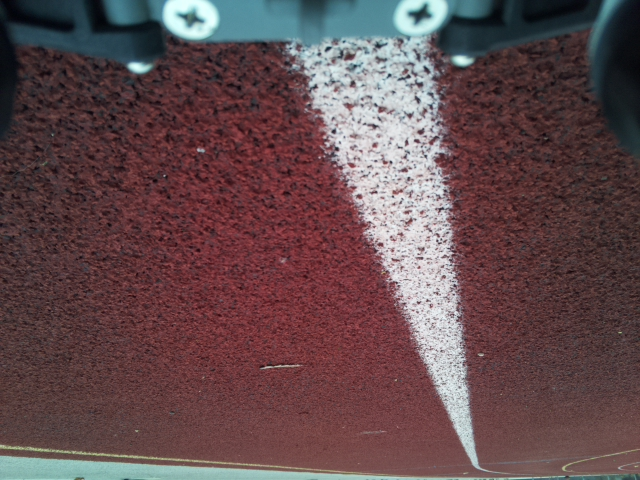
#> input picture InputImages/low_res_pic_11.jpg, 640 x 480 px
$ python line_detection.py
#> lines starting #> are read from the running program, lines starting #| are printed output that depends on the picture; after the words box and inside, x2 and y2 are one past the last pixel; in counts of white or black regions, pixels touching at a corner belong together; long printed decimals are rounded
import cv2 as cv
import numpy as np
import math as math
import time

#Global Input Files (for testing)
input_filename = 'InputImages/low_res_pic_11.jpg'
output_filename = 'OutputImages/output.jpg'
output_folder = 'OutputImages/'

img = cv.imread(input_filename)
#> img is the input picture: shape (480, 640, 3); mean B, G, R 78, 75, 98.9
print("Image shape",img.shape)
#| Image shape (480, 640, 3)
cv.imwrite(output_filename,img)

#Colors for drawing on image
green = [0,255,0]
purple = [255,0,255]

#Canny edge detection
img_gray = cv.cvtColor(img,cv.COLOR_BGR2GRAY)
print("Gray Image Shape",img_gray.shape)
#| Gray Image Shape (480, 640)
cv.imwrite(output_folder + "gray_image.jpg",img_gray)

def nothing(x):
    pass

#Canny Tuning Window
#Input - Grayscale Image
#Creates a window with slider bars for tuning a canny edge detector with gaussian filter.
#Window displays output canny image
# [90 lines left out: function RunCannyTuningWindow, not called in this run]


#End RunCannyTuningWindow


#This is a pipeline that applies dilate, gaussian blur, then a canny filter to output edges.
#Tuned for 320x240 image
#Input - 320x240 gray image (8 bit input)
#output - 320x240 edge image (1 for edge, 0 for not)
def FilterPipeline(img_gray):

    #dilation params
    #Dilation takes max within kernel, and applies it to every other pixel within kernel
    dilate_kernal_size = 5
    dilate_kernel = cv.getStructuringElement(cv.MORPH_RECT, (dilate_kernal_size,dilate_kernal_size) )

    #Gauss kernal params
    gauss_kernel_size = 21
    gauss_kernel = (gauss_kernel_size,gauss_kernel_size)
    gauss_sigma = 3 #for both x and y

    #Canny filter params
    lower_canny_threshold = 25
    upper_canny_threshold = 75
    canny_kernel_size = 3

    #Step 1 of Filter - Dilate
    filtered_img = cv.dilate(src=img_gray, kernel=dilate_kernel)

    #Step 2 of Filter - Gaussian Blur
    filtered_img = cv.GaussianBlur(
       src=filtered_img,ksize=gauss_kernel, sigmaX=gauss_sigma, sigmaY=gauss_sigma,\
       borderType=cv.BORDER_REPLICATE)
    #gauss_img = cv.GaussianBlur(img_gray,(5,5),0,0) #sigmaX/Y as 0's lets func determine
    #filtered_img = cv.medianBlur(img_gray,kernel_size)
    cv.imwrite(output_folder + "filtered_image.jpg",filtered_img)

    relative_image_max = np.max(img_gray)
    relative_image_min = np.min(img_gray)
    print("Max of gray image {}, Min {}".format(relative_image_max,relative_image_min) )
    #lower_canny_threshold = int(0.25 * relative_image_max)
    #upper_canny_threshold = int(0.5 * relative_image_max)
    print("Upper/Lower max: {} {}".format(lower_canny_threshold,upper_canny_threshold) )
    #canny_aperture = 11

    #Step 3 of Filter - Canny Edge Detector
    #edges = cv.Canny(filtered_img,lower_canny_threshold,upper_canny_threshold)
    edges = cv.Canny(
        image=filtered_img,threshold1=lower_canny_threshold,threshold2=upper_canny_threshold, \
        apertureSize=canny_kernel_size)
    cv.imwrite(output_folder + "edges.jpg",edges)

    return edges

#Outputs Houghlines tuned for 320x240 image
def FindLines_320_240(edge_img):
    rho_resolution = 1 #distance resolution of accumulator in pixels
    theta_resolution = np.pi / 180 #angle resolution of accumulator in rads
    threshold = 50 #only return lines with greater number of votes

    #for HoughLInesP
    min_line_length = 50#100
    max_line_gap = 50#100

    #lines = cv.HoughLinesP(edge_img, rho=rho_resolution, theta=theta_resolution, threshold=threshold, minLineLength=min_line_length, maxLineGap=max_line_gap)
    lines = cv.HoughLines(edge_img,rho_resolution,theta_resolution,threshold)#,min_theta=0,max_theta=2*np.pi)

    return lines

#Finds the center of two (x,y) points and returns (x,y) as integers
def FindCenter(pt1,pt2):
    center_x = int((pt1[0] + pt2[0]) / 2)
    center_y = int((pt1[1] + pt2[1]) / 2)
    return (center_x,center_y)

# [45 lines left out: functions CannyFilter, FindLines, ConvertToSlopeIntercept, not called in this run]

def DrawLinesThetaRho(img,lines):
    red = [0,0,255]
    width = 3

    if lines is None:
        print( "No lines found")
        return

    print("Lines Shape:")
    print(lines.shape)
    max_lines_to_print = 2
    count = 0
    for line in lines:
        print("Line #{}".format(count) )
        count += 1
        ##Adapted from OpenCv HoughLines Tutorial
        rho = line[0][0]
        theta = line[0][1]
        print("Theta {}, Rho {}".format(theta,rho) )
        a = math.cos(theta)
        b = math.sin(theta)
        x0 = a*rho
        y0 = b*rho
        pt1 = ( int(x0 + 5000*(-b)), int(y0 + 5000*(a)) )
        pt2 = ( int(x0 - 5000*(-b)), int(y0 - 5000*(a) ))
        cv.line( img, pt1, pt2, red, width)

    #####
    # Xcos(theta) + Ysin(theta) = r
    matrix_shape = (lines.shape[0],lines.shape[2])
    print (lines.reshape(matrix_shape))
    clustering_lines = lines.reshape(matrix_shape)
    print ("clustering_Lines shape {}".format(clustering_lines.shape))

    #Filter lines that are too horizontal (60-120deg, +-30deg of 90 which is horizontal)
    lower_angle_threshold = 60 * np.pi/180
    upper_angle_threshold = 120 * np.pi/180

    selection_array = (clustering_lines[:,1] <= lower_angle_threshold) | (clustering_lines[:,1] >= upper_angle_threshold)
    clustering_lines = clustering_lines[selection_array]
    print (clustering_lines)

    #Convert to x/y form using sin/cos to avoid discontinuities in (theta 0-2pi, and rho negative distance)
    xy_clustering = np.copy(clustering_lines)
    xy_clustering[:,0] = np.sin(clustering_lines[:,1]) * clustering_lines[:,0] #y's = sin(theta) * rho
    xy_clustering[:,1] = np.cos(clustering_lines[:,1]) * clustering_lines[:,0] #x's = cos(theta) * rho

    #kmeans clustering
    criteria = (cv.TERM_CRITERIA_MAX_ITER, 10, 0.001)
    xy_clustering = np.float32(xy_clustering)
    ret,label,centers_xy=cv.kmeans(xy_clustering,2,None,criteria,10,cv.KMEANS_RANDOM_CENTERS)

    #convert back to theta/rho
    centers=np.copy(centers_xy)
    centers[:,0] = np.sqrt(centers_xy[:,0]*centers_xy[:,0] + centers_xy[:,1]*centers_xy[:,1]) #rho
    centers[:,1] = np.arctan(centers_xy[:,0]/centers_xy[:,1])

    print("KMeans Centers -- \n{}".format(centers))

    """
    #kmeans clustering
    criteria = (cv.TERM_CRITERIA_MAX_ITER, 10, 0.001)
    clustering_lines = np.float32(clustering_lines)
    ret,label,centers=cv.kmeans(clustering_lines,2,None,criteria,10,cv.KMEANS_RANDOM_CENTERS)
    print("KMeans Centers -- \n{}".format(centers))

    #Translate Line to points -- Y = (r-Xcos(theta)) / sin(theta)

    line1 = centers[0]
    rho1,theta1 = (line1[0],line1[1])
    line2 = centers[1]
    rho2,theta2 = (line2[0],line2[1])

    middle_x = int(img.shape[1] / 2)
    line1_point = (middle_x, int( (rho1-(middle_x*math.cos(theta1)))/math.sin(theta1) ))
    line2_point = (middle_x, int( (rho2-(middle_x*math.cos(theta2)))/math.sin(theta2) ))
    """
    #Find x's instead of y's for vertical orientation
    #X = (r-Ysin(theta)) / cos(theta)
    line1 = centers[0]
    rho1,theta1 = (line1[0],line1[1])
    line2 = centers[1]
    rho2,theta2 = (line2[0],line2[1])

    middle_y = int(img.shape[0] / 2)
    line1_point = ( int( (rho1-(middle_y*math.sin(theta1)))/math.cos(theta1) ), middle_y)
    line2_point = ( int( (rho2-(middle_y*math.sin(theta2)))/math.cos(theta2) ), middle_y)

    center_point = FindCenter(line1_point,line2_point)
    cv.circle(img, center_point, width, purple, thickness=3, lineType=8, shift=0)

    CalculateScaledTrajectoryError(center_point, img.shape)

    blue = [255,0,0]
    print("line1_point")
    print(line1_point)

    print("Predicted center {}, Expected Center {}".format(center_point, (img.shape[0]/2,img.shape[1]/2) ))
    print(center_point)

    cv.circle(img, line1_point, width, blue, thickness=3, lineType=8, shift=0)
    cv.circle(img, line2_point, width, blue, thickness=3, lineType=8, shift=0)


# [74 lines left out: function DrawLines, not called in this run]

#Calculate the raw error which will eventually be used by PID controller for steering
#left/right steering only, so only 1d input
def CalculateRawError(measured, desired):
    return desired - measured

#Calculate the error which will be used to feed PID controller for steering
#We use a scaled error between [-100.0,100.0] (float) so that PID is impartial to viewing dimensions
#Inputs: center_point - (x,y) pair  - center of lines found through line detection
#       image_dimensions - tuple - dimensions of image fed by camera to line detection
#Outputs: Float between [-100.0,100.0] representing error. (by convention, negative means measured center is right of image center)
def CalculateScaledTrajectoryError( center_point, image_dimensions):

    print("Image Dimensions {}".format(image_dimensions))

    #We care about lateral error,since we are only steering left/right.
    #This means x direction (columns) of image
    measured_value = center_point[0] #x index is 0
    desired_value = int(image_dimensions[1] / 2) #TODO: check this index
    max_error = desired_value #TODO: check this index

    raw_error = float(desired_value - measured_value)

    scaled_error = (raw_error / max_error) * 100.0

    print("Max Error = {}, Raw Error = {}, Scaled Error = {}".format(max_error, raw_error,scaled_error) )

    return scaled_error


if __name__ == "__main__":
    #RunCannyTuningWindow(img_gray)
    """#For 1920x1080 fullscale image
    edges = CannyFilter(img_gray)

    #Line detection and drawing
    line_img = np.copy(img)
    lines = FindLines(edges)
    #DrawLines(line_img,lines)
    DrawLinesThetaRho(line_img,lines)
    cv.imwrite(output_folder + "line_img.jpg",line_img)
    """

    timec1 = time.clock()
    timet1 = time.time()
    #timec1 = time.clock()

    #Current filter pipeline designed for 320x240, have to downsample mannually (future config camera)
    downsampled_orig = cv.pyrDown(src=img)
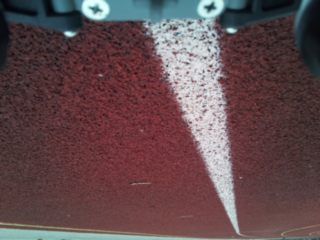
#> downsampled_orig: shape (240, 320, 3); mean B, G, R 77.9, 75, 98.8
    img_gray = cv.pyrDown(src=img_gray, dst=img_gray ) #defaults to half size
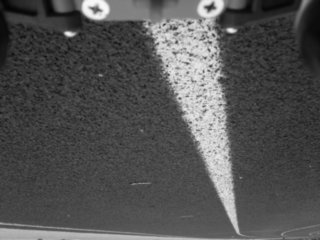
#> img_gray: shape (240, 320); min 5, max 248, mean 82.5
    edges = FilterPipeline(img_gray)
#> in FilterPipeline, `filtered_img = cv.dilate(src=img_gray, kernel=dilate_kernel)`:
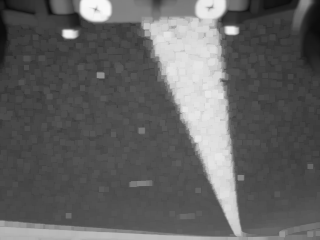
#> filtered_img: shape (240, 320); min 10, max 248, mean 97.7
#> in FilterPipeline, `filtered_img = cv.GaussianBlur( src=filtered_img,ksize=gauss_kernel, s..`:
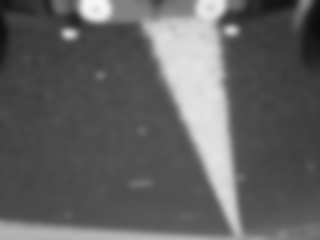
#> filtered_img: shape (240, 320); min 12, max 247, mean 97.7
#> in FilterPipeline, `relative_image_max = np.max(img_gray)`: relative_image_max = 248
#> in FilterPipeline, `relative_image_min = np.min(img_gray)`: relative_image_min = 5
#| Max of gray image 248, Min 5
#> in FilterPipeline, `edges = cv.Canny( image=filtered_img,threshold1=lower_canny_threshold,..`:
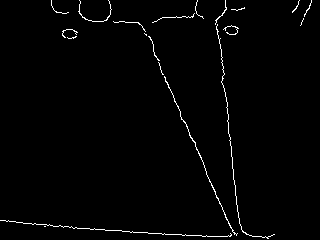
#> edges: shape (240, 320); 1.5% white in thin lines or dots

    #Line detection and drawing
    line_img = np.copy(downsampled_orig)
    lines = FindLines_320_240(edges)
#> in FindLines_320_240, `lines = cv.HoughLines(edge_img,rho_resolution,theta_resolution,thresho..`: lines = 14 rows, first 8: [-214, 3.04], [-119, 2.72], [221, 1.64], [224, 1.62], [219, 1.66], [-123, 2.74], [-217, 3.05], [228, 1.61]
    #DrawLines(line_img,lines)
    DrawLinesThetaRho(line_img,lines)
#| (14, 1, 2)
#> the loop in DrawLinesThetaRho, `for line in lines:` made 14 passes
#> (rho, theta, a, b, x0, y0, pt1, pt2) on passes 1 to 6: (-214, 3.04, -0.995, 0.105, 212.8, -22.37, (-309, -4994), (735, 4950)), (-119, 2.72, -0.914, 0.407, 108.7, -48.4, (-1924, -4616), (2142, 4519)), (221, 1.64, -0.0698, 0.998, -15.42, 220.5, (-5003, -128), (4972, 569)), (224, 1.62, -0.0523, 0.999, -11.72, 223.7, (-5004, -37), (4981, 485)), (219, 1.66, -0.0872, 0.996, -19.09, 218.2, (-5000, -217), (4961, 653)), (-123, 2.74, -0.921, 0.391, 113.2, -48.06, (-1840, -4650), (2066, 4554))
#> (printed output is left out)
#> after the loop in DrawLinesThetaRho, `for line in lines:`:
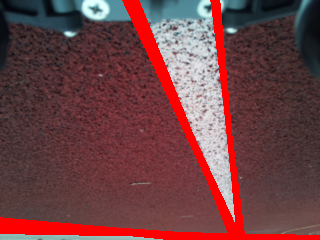
#> img: shape (240, 320, 3); mean B, G, R 67.8, 65, 111.4
#> after the loop in DrawLinesThetaRho, `for line in lines:`: count = 14
#| [[-214.           3.037]
#|  [-119.           2.723]
#|  [ 221.           1.641]
#|  [ 224.           1.623]
#|  [ 219.           1.658]
#|  [-123.           2.740 ]
#> (further printed lines are left out)
#> in DrawLinesThetaRho, `clustering_lines = lines.reshape(matrix_shape)`: clustering_lines has the same summary as lines in FindLines_320_240
#| clustering_Lines shape (14, 2)
#> in DrawLinesThetaRho, `selection_array = (clustering_lines[:,1] <= lower_angle_threshold) | (..`: selection_array = [True, True, False, False, False, True, True, False, True, True, True, True, False, False]
#> in DrawLinesThetaRho, `clustering_lines = clustering_lines[selection_array]`: clustering_lines = [[-214, 3.04], [-119, 2.72], [-123, 2.74], [-217, 3.05], [-211, 3.02], [-116, 2.71], [-113, 2.71], [-127, 2.76]]
#| [[-214.           3.037]
#|  [-119.           2.723]
#|  [-123.           2.740 ]
#|  [-217.           3.054 ]
#|  [-211.           3.019]
#|  [-116.           2.705]
#> (further printed lines are left out)
#> in DrawLinesThetaRho, `xy_clustering = np.copy(clustering_lines)`: xy_clustering has the same summary as clustering_lines
#> in DrawLinesThetaRho, `criteria = (cv.TERM_CRITERIA_MAX_ITER, 10, 0.001)`: criteria = (1, 10, 0.001)
#> in DrawLinesThetaRho, `xy_clustering = np.float32(xy_clustering)`: xy_clustering = [[-22.37, 212.8], [-48.4, 108.7], [-48.06, 113.2], [-18.91, 216.2], [-25.71, 209.4], [-49.02, 105.1], [-47.76, 102.4], [-47.58, 117.8]]
#> in DrawLinesThetaRho, `ret,label,centers_xy=cv.kmeans(xy_clustering,2,None,criteria,10,cv.KME..`: ret = 199.1; label = [0, 1, 1, 0, 0, 1, 1, 1]; centers_xy = [[-22.33, 212.8], [-48.16, 109.4]]
#| KMeans Centers --
#| [[ 2.13978271e+02 -1.04556665e-01]
#|  [ 1.19574921e+02 -4.14559960e-01]]
#> in DrawLinesThetaRho, `line1 = centers[0]`: line1 = [214, -0.105]
#> in DrawLinesThetaRho, `rho1,theta1 = (line1[0],line1[1])`: rho1 = 214; theta1 = -0.105
#> in DrawLinesThetaRho, `line2 = centers[1]`: line2 = [119.6, -0.415]
#> in DrawLinesThetaRho, `rho2,theta2 = (line2[0],line2[1])`: rho2 = 119.6; theta2 = -0.415
#> in DrawLinesThetaRho, `line1_point = ( int( (rho1-(middle_y*math.sin(theta1)))/math.cos(theta..`: line1_point = (227, 120)
#> in DrawLinesThetaRho, `line2_point = ( int( (rho2-(middle_y*math.sin(theta2)))/math.cos(theta..`: line2_point = (183, 120)
#> in FindCenter, `center_x = int((pt1[0] + pt2[0]) / 2)`: center_x = 205
#> in FindCenter, `center_y = int((pt1[1] + pt2[1]) / 2)`: center_y = 120
#> in DrawLinesThetaRho, `center_point = FindCenter(line1_point,line2_point)`: center_point = (205, 120)
#> in CalculateScaledTrajectoryError, `measured_value = center_point[0]`: measured_value = 205
#> in CalculateScaledTrajectoryError, `raw_error = float(desired_value - measured_value)`: raw_error = -45
#> in CalculateScaledTrajectoryError, `scaled_error = (raw_error / max_error) * 100.0`: scaled_error = -28.12
#| Max Error = 160, Raw Error = -45.0, Scaled Error = -28.125
#| (227, 120)
#| Predicted center (205, 120), Expected Center (120.0, 160.0)
#| (205, 120)
#> in DrawLinesThetaRho, `cv.circle(img, line1_point, width, blue, thickness=3, lineType=8, shif..`:
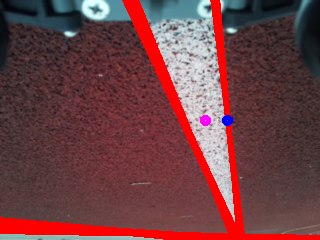
#> img: shape (240, 320, 3); mean B, G, R 68.1, 64.7, 111.2
    cv.imwrite(output_folder + "line_img.jpg",line_img)

    time.sleep(1)

    timec2 = time.clock()
    timet2 = time.time()
    #timec2 = time.clock()

    print(time.time(),time.clock())
    print(timet2-timet1,timec2-timec1)

$ run again, with InputImages/low_res_pic_14.jpg copied over InputImages/low_res_pic_11.jpg
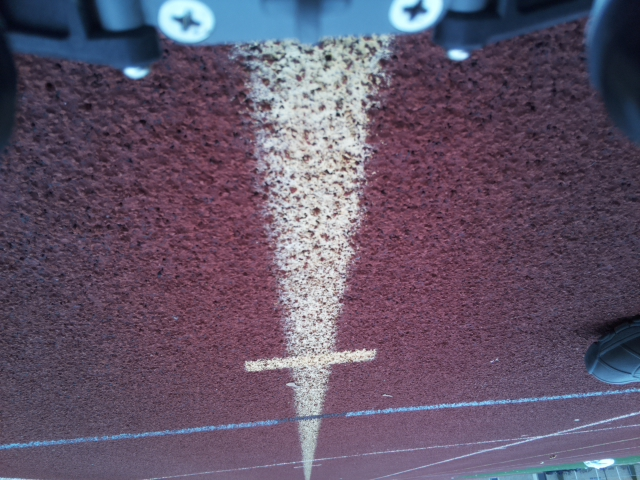
#> input picture InputImages/low_res_pic_14.jpg, 640 x 480 px
#> img is the input picture: shape (480, 640, 3); mean B, G, R 105.5, 85.3, 98.6
#| Image shape (480, 640, 3)
#| Gray Image Shape (480, 640)
#> relative_image_max = 250
#> relative_image_min = 8
#| Max of gray image 250, Min 8
#> in FilterPipeline, `edges = cv.Canny( image=filtered_img,threshold1=lower_canny_threshold,..`:
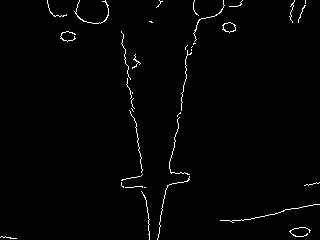
#> edges: shape (240, 320); 1.4% white in thin lines or dots
#> in FindLines_320_240, `lines = cv.HoughLines(edge_img,rho_resolution,theta_resolution,thresho..`: lines = [[-116, 3], [196, 0.175], [198, 0.192], [-114, 2.98], [193, 0.157], [-120, 3.02]]
#| (6, 1, 2)
#> the loop in DrawLinesThetaRho, `for line in lines:` made 6 passes
#> (rho, theta, a, b, x0, y0, pt1, pt2) on passes 1 to 6: (-116, 3, -0.99, 0.139, 114.9, -16.14, (-580, -4967), (810, 4935)), (196, 0.175, 0.985, 0.174, 193, 34.04, (-675, 4958), (1061, -4890)), (198, 0.192, 0.982, 0.191, 194.4, 37.78, (-759, 4945), (1148, -4870)), (-114, 2.98, -0.988, 0.156, 112.6, -17.83, (-669, -4956), (894, 4920)), (193, 0.157, 0.988, 0.156, 190.6, 30.19, (-591, 4968), (972, -4908)), (-120, 3.02, -0.993, 0.122, 119.1, -14.62, (-490, -4977), (728, 4948))
#> (printed output is left out)
#> after the loop in DrawLinesThetaRho, `for line in lines:`: count = 6
#| [[-1.1600000e+02  3.0019662e+00]
#|  [ 1.9600000e+02  1.7453292e-01]
#|  [ 1.9800000e+02  1.9198622e-01]
#|  [-1.1400000e+02  2.9845130e+00]
#|  [ 1.9300000e+02  1.5707964e-01]
#|  [-1.2000000e+02  3.0194197e+00]]
#> clustering_lines has the same summary as lines in FindLines_320_240
#| clustering_Lines shape (6, 2)
#> selection_array = [True, True, True, True, True, True]
#| [[-1.1600000e+02  3.0019662e+00]
#|  [ 1.9600000e+02  1.7453292e-01]
#|  [ 1.9800000e+02  1.9198622e-01]
#|  [-1.1400000e+02  2.9845130e+00]
#|  [ 1.9300000e+02  1.5707964e-01]
#|  [-1.2000000e+02  3.0194197e+00]]
#> in DrawLinesThetaRho, `xy_clustering = np.copy(clustering_lines)`: xy_clustering has the same summary as lines in FindLines_320_240
#> criteria = (1, 10, 0.001)
#> in DrawLinesThetaRho, `xy_clustering = np.float32(xy_clustering)`: xy_clustering = [[-16.14, 114.9], [34.04, 193], [37.78, 194.4], [-17.83, 112.6], [30.19, 190.6], [-14.62, 119.1]]
#> ret = 62.95; label = [1, 0, 0, 1, 0, 1]; centers_xy = [[34, 192.7], [-16.2, 115.5]]
#| KMeans Centers --
#| [[ 1.9564684e+02  1.7468160e-01]
#|  [ 1.1665479e+02 -1.3932714e-01]]
#> line1 = [195.6, 0.175]
#> rho1 = 195.6; theta1 = 0.175
#> line2 = [116.7, -0.139]
#> rho2 = 116.7; theta2 = -0.139
#> line1_point = (177, 120)
#> line2_point = (134, 120)
#> center_x = 155
#> center_y = 120
#> center_point = (155, 120)
#> measured_value = 155
#> raw_error = 5
#> scaled_error = 3.12
#| Max Error = 160, Raw Error = 5.0, Scaled Error = 3.125
#| (177, 120)
#| Predicted center (155, 120), Expected Center (120.0, 160.0)
#| (155, 120)
#> in DrawLinesThetaRho, `cv.circle(img, line1_point, width, blue, thickness=3, lineType=8, shif..`:
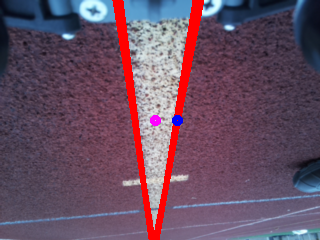
#> img: shape (240, 320, 3); mean B, G, R 99, 79.1, 104.7

$ run again, with InputImages/low_res_pic_20.jpg copied over InputImages/low_res_pic_11.jpg
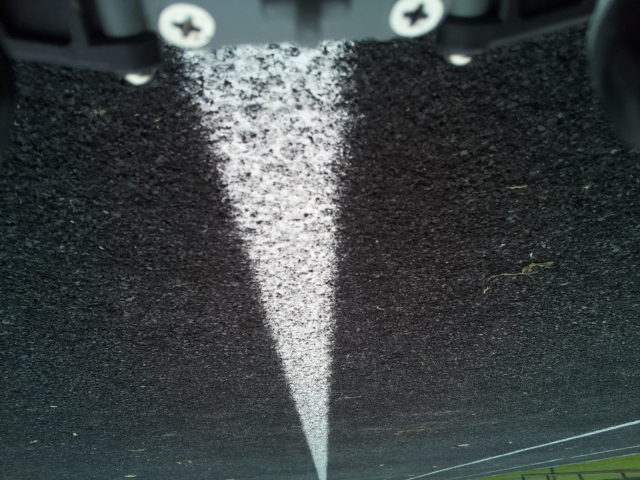
#> input picture InputImages/low_res_pic_20.jpg, 640 x 480 px
#> img is the input picture: shape (480, 640, 3); mean B, G, R 70.4, 69.4, 62.7
#| Image shape (480, 640, 3)
#| Gray Image Shape (480, 640)
#> relative_image_max = 245
#> relative_image_min = 3
#| Max of gray image 245, Min 3
#> in FilterPipeline, `edges = cv.Canny( image=filtered_img,threshold1=lower_canny_threshold,..`:
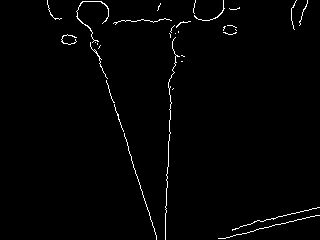
#> edges: shape (240, 320); 1.4% white in thin lines or dots, all inside (x1, y1, x2, y2) = (47, 0, 320, 240)
#> in FindLines_320_240, `lines = cv.HoughLines(edge_img,rho_resolution,theta_resolution,thresho..`: lines = [[-76, 2.83], [173, 0.0349], [176, 0.0524], [-79, 2.84], [285, 1.33], [-74, 2.81], [171, 0.0175], [281, 1.34], [169, 0.0175], [179, 0.0698]]
#| (10, 1, 2)
#> the loop in DrawLinesThetaRho, `for line in lines:` made 10 passes
#> (rho, theta, a, b, x0, y0, pt1, pt2) on passes 1 to 6: (-76, 2.83, -0.951, 0.309, 72.28, -23.49, (-1472, -4778), (1617, 4731)), (173, 0.0349, 0.999, 0.0349, 172.9, 6.04, (-1, 5002), (347, -4990)), (176, 0.0524, 0.999, 0.0523, 175.8, 9.21, (-85, 5002), (437, -4983)), (-79, 2.84, -0.956, 0.292, 75.55, -23.1, (-1386, -4804), (1537, 4758)), (285, 1.33, 0.242, 0.97, 68.95, 276.5, (-4782, 1486), (4920, -933)), (-74, 2.81, -0.946, 0.326, 69.97, -24.09, (-1557, -4751), (1697, 4703))
#> (printed output is left out)
#> after the loop in DrawLinesThetaRho, `for line in lines:`: count = 10
#| [[-7.6000000e+01  2.8274333e+00]
#|  [ 1.7300000e+02  3.4906585e-02]
#|  [ 1.7600000e+02  5.2359879e-02]
#|  [-7.9000000e+01  2.8448865e+00]
#|  [ 2.8500000e+02  1.3264502e+00]
#|  [-7.4000000e+01  2.8099802e+00]
#> (further printed lines are left out)
#> in DrawLinesThetaRho, `clustering_lines = lines.reshape(matrix_shape)`: clustering_lines has the same summary as lines in FindLines_320_240
#| clustering_Lines shape (10, 2)
#> selection_array = [True, True, True, True, False, True, True, False, True, True]
#> in DrawLinesThetaRho, `clustering_lines = clustering_lines[selection_array]`: clustering_lines = [[-76, 2.83], [173, 0.0349], [176, 0.0524], [-79, 2.84], [-74, 2.81], [171, 0.0175], [169, 0.0175], [179, 0.0698]]
#| [[-7.6000000e+01  2.8274333e+00]
#|  [ 1.7300000e+02  3.4906585e-02]
#|  [ 1.7600000e+02  5.2359879e-02]
#|  [-7.9000000e+01  2.8448865e+00]
#|  [-7.4000000e+01  2.8099802e+00]
#|  [ 1.7100000e+02  1.7453292e-02]
#> (further printed lines are left out)
#> in DrawLinesThetaRho, `xy_clustering = np.copy(clustering_lines)`: xy_clustering has the same summary as clustering_lines
#> criteria = (1, 10, 0.001)
#> in DrawLinesThetaRho, `xy_clustering = np.float32(xy_clustering)`: xy_clustering = [[-23.49, 72.28], [6.04, 172.9], [9.21, 175.8], [-23.1, 75.55], [-24.09, 69.97], [2.98, 171], [2.95, 169], [12.49, 178.6]]
#> ret = 142.3; label = [1, 0, 0, 1, 1, 0, 0, 0]; centers_xy = [[6.73, 173.4], [-23.56, 72.6]]
#| KMeans Centers --
#| [[ 1.7356380e+02  3.8806964e-02]
#|  [ 7.6325577e+01 -3.1377822e-01]]
#> line1 = [173.6, 0.0388]
#> rho1 = 173.6; theta1 = 0.0388
#> line2 = [76.33, -0.314]
#> rho2 = 76.33; theta2 = -0.314
#> line1_point = (169, 120)
#> line2_point = (119, 120)
#> center_x = 144
#> center_y = 120
#> center_point = (144, 120)
#> measured_value = 144
#> raw_error = 16
#> scaled_error = 10
#| Max Error = 160, Raw Error = 16.0, Scaled Error = 10.0
#| (169, 120)
#| Predicted center (144, 120), Expected Center (120.0, 160.0)
#| (144, 120)
#> in DrawLinesThetaRho, `cv.circle(img, line1_point, width, blue, thickness=3, lineType=8, shif..`:
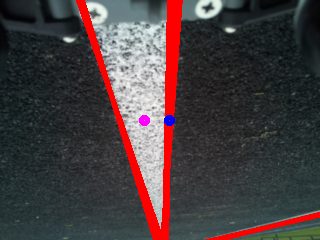
#> img: shape (240, 320, 3); mean B, G, R 64, 62.4, 72.5
